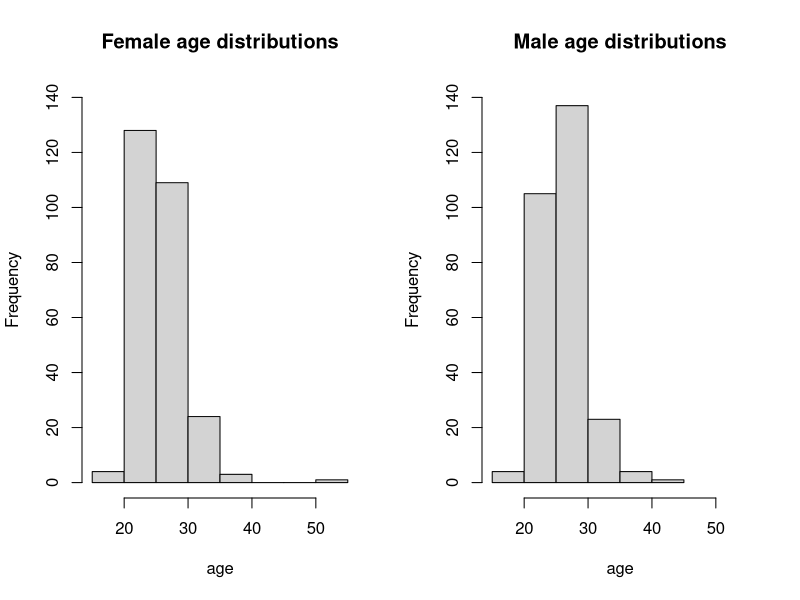
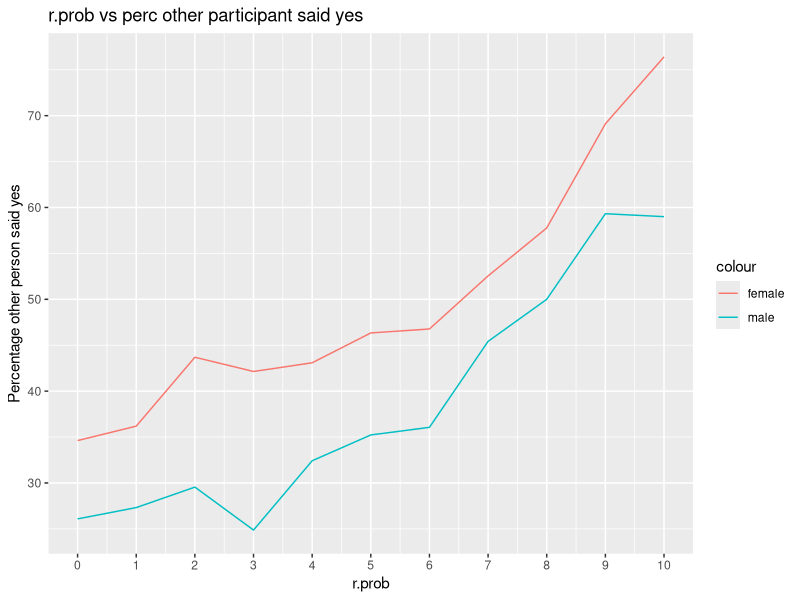
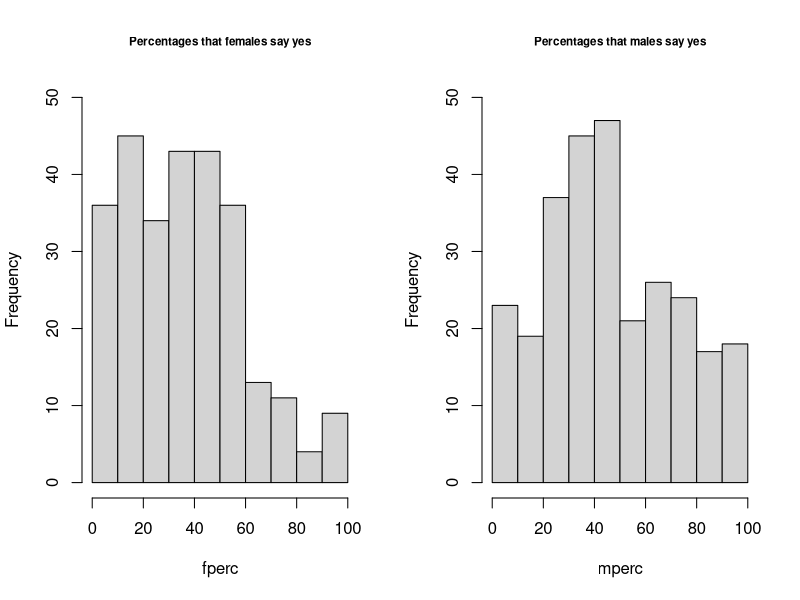
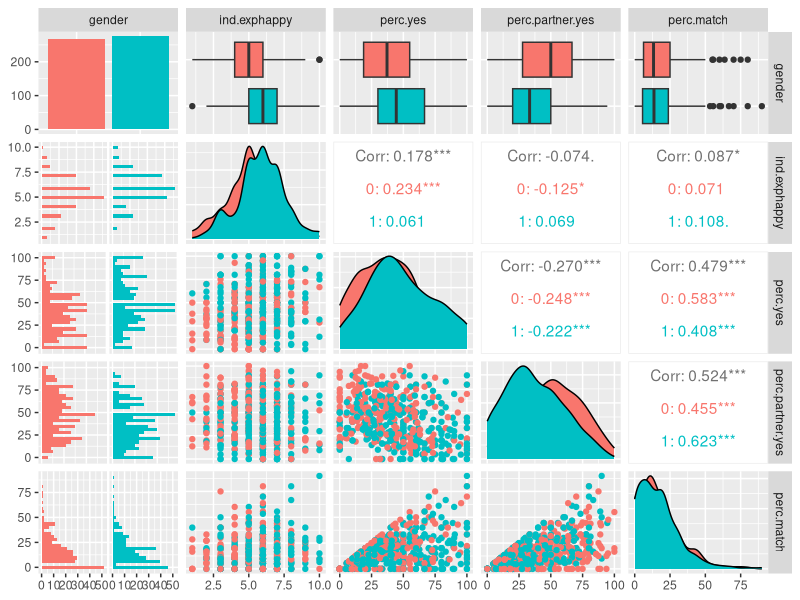
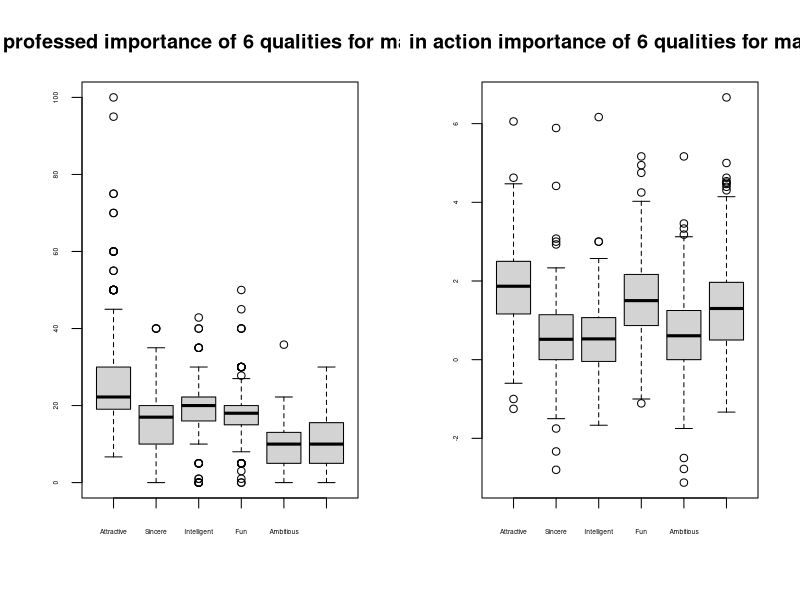
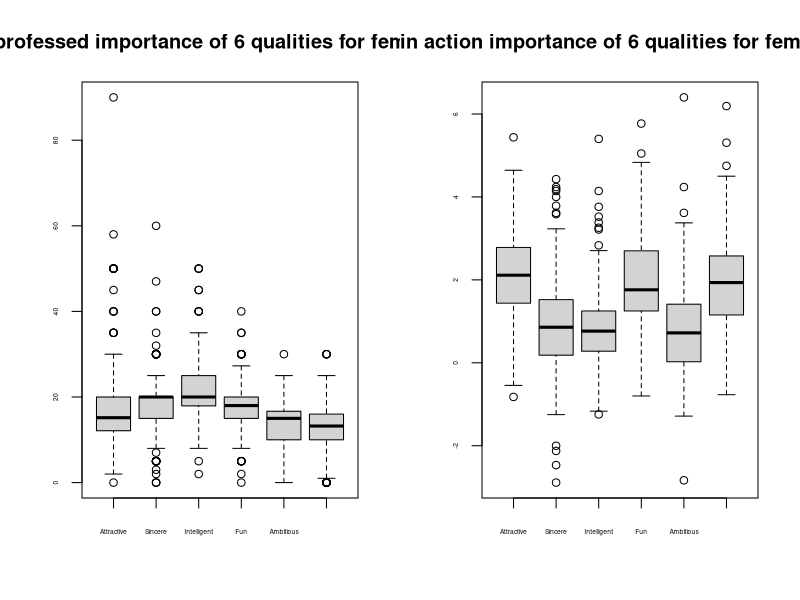

Source code (R) for these figures, in order:
## ---- chunk 1
knitr::opts_chunk$set(fig.align="center", fig.height=4.5, fig.width=5, collapse=TRUE, comment="", prompt=FALSE, echo = TRUE, cache=TRUE, autodep=TRUE, tidy=TRUE, tidy.opts=list(width.cutoff=50))
options(width=75)
## ---- chunk 2
#read in file into dataframe, check dimensions and object type
dating = read.csv("Speed Dating Subset.csv")
class(dating)
dim(dating)
## ---- chunk 3
#finds the amount of unique wav numbers to find the number of sessions
length(unique(dating$wave))
## ---- chunk 4
#find the length of unique iid values to find number of participants
length(unique(dating$iid))
#remove duplicate iid numbers from dataframe to isolate 1 participant
dt = dating[!duplicated(dating$iid), ]
#create table from number of male and females
table(dt$gender)
## ---- chunk 5
#creates histograms of the age distributions of the male and female participants
f = dt[dt$gender == 0,]
m = dt[dt$gender == 1,]
par(mfrow = c(1,2))
hist(f$age,xlim=c(15,55),ylim = c(0,140), xlab = "age", main= "Female age distributions")
hist(m$age,xlim=c(15,55),ylim = c(0,140), xlab = "age", breaks = 5, main= "Male age distributions")
## ---- chunk 6
#make rounded vector of prob and add it to the dating dataframe
unique(dating$prob)
r.prob = round(dating$prob)
dating$r.prob = r.prob
## ---- chunk 7
#male lineplot with each point reprsenting the prob a participants gives and the percentage the other person said ues to meet again. Two lines represnt female and male
library(ggplot2)
female = dating[dating$gender == 0,]
male = dating[dating$gender == 1,]
#calculate perctanges for each r.prob
i = seq(2, 22, 2)
fyes = table(female$dec_o,female$r.prob)[i]
ftotal = as.vector(table(female$r.prob))
myes = table(male$dec_o,male$r.prob)[i]
mtotal = as.vector(table(male$r.prob))
rate = sort(unique(r.prob))
fperc = round(fyes/ftotal*100, digits = 2)
mperc = round(myes/mtotal*100, digits = 2)

df = data.frame(rate, fperc, mperc)
#line plot
ggplot(df, aes(x = rate)) + 
geom_line(aes(y = fperc,  colour = "female")) + 
geom_line(aes(y = mperc,colour = "male")) + scale_x_continuous(breaks = 0:10) + labs(x = "r.prob",
y = "Percentage other person said yes", title = "r.prob vs perc other participant said yes")
## ---- chunk 8
#calculates the percantages yes for each female participant
fiid = as.vector(table(female$iid))
fyes = table(female$iid,female$dec)[275:548]
fperc = round(fyes/fiid*100, digits = 2)
#calculates the percantages yes for each male participant
miid = as.vector(table(male$iid))
myes = table(male$iid,male$dec)[278:554]
mperc = round(myes/miid*100, digits = 2)
#creates histogram of perctages yes for both genders
par(mfrow = c(1,2))
hist(fperc,ylim = c(0,50), main = "Percentages that females say yes", cex.main = .7)
hist(mperc,ylim = c(0,50), main = "Percentages that males say yes",cex.main = .7)
## ---- chunk 9
#fivenumber summary for each male and female percentages
summary(fperc)
summary(mperc)
#calculates the percantage of male and females that said all no or all yes
numMperc = as.vector(table(mperc))
numFperc = as.vector(table(fperc))
allnoM = numMperc[1]
allyesM = numMperc[length(numMperc)]
allnoF = numFperc[1]
allyesF = numFperc[length(numFperc)]
round(allnoM / length(mperc)*100,digits = 2)
round(allyesM / length(mperc)*100,digits = 2)
round(allnoF / length(fperc)*100,digits = 2)
round(allyesF / length(fperc)*100,digits = 2)
## ---- chunk 10
#create compl.date by removing na's and subset from correct varibles
sub = subset(dating, select = c("iid", "gender", "match", 'dec_o', 'exphappy' ,'dec'))
compl.date = na.omit(sub)
#calculate percent removed
a = 1 - (dim(compl.date)[1]/dim(sub)[1])
round(a *100, digits = 2)
## ---- chunk 11
#get all unique ids which represents each partipicant
participants = unique(compl.date$iid)
ind.exphappy = c()
#for every partipicant check that exphappy is consistent and add value to vector ind.exphappy
for(x in participants)
{
  a = compl.date[compl.date$iid == x,]$exphappy
  if(var(a) != 0)
    print("mistake")
  ind.exphappy = append(ind.exphappy,mean(a))
}

## ---- chunk 12
library(GGally)
sex = c()
perc.yes = c()
perc.partner.yes = c()
perc.match = c()
#for every partipicant calculate gender,perc.yes,perc.partner.yes perc.match and add to a vector
for(x in participants)
{
  p = compl.date[compl.date$iid == x,]
  length = dim(p)[1]
  yes = sum(p$dec)
  partyes = sum(p$dec_o)
  match = sum(p$match)
  
  sex = append(sex, p$gender[1])
  perc.yes = append(perc.yes, round(yes/length*100,digits = 2))
  perc.partner.yes = append(perc.partner.yes, round(partyes/length*100,digits = 2))
  perc.match = append(perc.match, round(match/length*100,digits = 2))
}
gender = factor(sex)
data = data.frame(gender, ind.exphappy, perc.yes, perc.partner.yes, perc.match)
#ggpair for each varible
ggpairs(data, aes(colour = gender))
## ---- chunk 13
#extract the given varibles and create 2 dataframes for male and female
temp = subset(dating, select = c("iid", "gender", "attr1_1", 
"sinc1_1",  "intel1_1", "fun1_1",   "amb1_1", "shar1_1",
"dec","attr", "sinc", "intel", "fun", "amb", "shar"))
m = temp[temp$gender == 1,]
f = temp[temp$gender == 0,]
## ---- chunk 14
#extract the wanted varibales and create matrix where a row represents a male particpiant and each column is one of the six personality quality variables 
male1 = subset(m, select = c("iid", "gender", "attr1_1", 
"sinc1_1",  "intel1_1", "fun1_1", "amb1_1","shar1_1"))

money = male1[!duplicated(male1$iid), ]
money$iid = NULL
money$gender = NULL
m.professed = as.matrix(money)
## ---- chunk 15
#extract the wanted varibales and create matrix where a row represents a male particpiant and each column is one of the six personality quality variables and each entry is average rating different between the rejected group and the accepted group of dates of a participant
male2 = subset(m, select = c("iid", "gender", "dec", "attr", 
"sinc",  "intel", "fun", "amb","shar"))
m.action = matrix(nrow = 277, ncol = 6)
i = 1
for (x in unique(male2$iid))
{
  p = male2[male2$iid == x,]
  pyes = p[p$dec ==1,]
  pno = p[p$dec == 0,]
  for (y in 1:6)
  {
    z = y + 3
    m.action[i,y] = mean(pyes[,z]) - mean(pno[,z])
  }
  i = i + 1
}

## ---- chunk 16
#creates boxplots for professed and action of personality quality
colnames(m.professed) = c("Attractive", "Sincere", "Intelligent","Fun","Ambitious","Shared Interests")
colnames(m.action) = c("Attractive", "Sincere", "Intelligent","Fun","Ambitious","Shared Interests")

boxplot(m.professed, main = "professed importance of 6 qualities for males", cex.axis= .4)
boxplot(m.action, main = "in action importance of 6 qualities for males", cex.axis= .4)
## ---- chunk 17
#creates same matrix in method ad before, but for females instead of males
female1 = subset(f, select = c("iid", "gender", "attr1_1", 
"sinc1_1",  "intel1_1", "fun1_1", "amb1_1","shar1_1"))

money = female1[!duplicated(female1$iid), ]
money$iid = NULL
money$gender = NULL
m.professed = as.matrix(money)

female2 = subset(f, select = c("iid", "gender", "dec", "attr", 
"sinc",  "intel", "fun", "amb","shar"))
m.action = matrix(nrow = 274, ncol = 6)
i = 1
for (x in unique(female2$iid))
{
  p = female2[female2$iid == x,]
  pyes = p[p$dec ==1,]
  pno = p[p$dec == 0,]
  for (y in 1:6)
  {
    z = y + 3
    m.action[i,y] = mean(pyes[,z]) - mean(pno[,z])
  }
  i = i + 1
}
#creates boxplots for professed and action of personality quality
colnames(m.professed) = c("Attractive", "Sincere", "Intelligent","Fun","Ambitious","Shared Interests")
colnames(m.action) = c("Attractive", "Sincere", "Intelligent","Fun","Ambitious","Shared Interests")
boxplot(m.professed, main = "professed importance of 6 qualities for females", cex.axis= .4)
boxplot(m.action, main = "in action importance of 6 qualities for females", cex.axis= .4)
